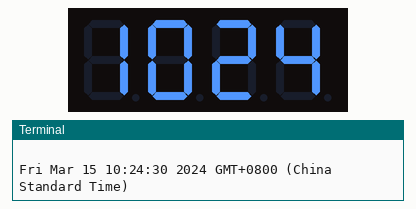
Simulated run of this program. Board: Raspberry Pi (BCM pin numbers). Shown: 4-digit seven-segment display, the last lines printed to the terminal. The clock reads 2024-03-15 10:24:30 at power-on unless the program sets it; library files of the repository ran but are not shown: tm1637.py.

Above: at 0.1 s.
At 63.3 s:
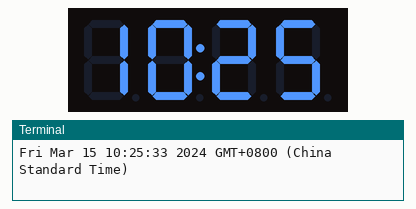
At 128.6 s:
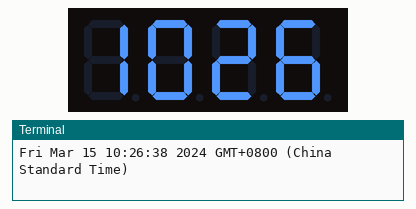

The program:

go.py
```python
#!/usr/bin/env /usr/bin/python

import sys
import time
import datetime
import RPi.GPIO as GPIO
import tm1637

# CLK -> GPIO23 (Pin 16);  Di0 -> GPIO24 (Pin 18)
Display = tm1637.TM1637(23, 24, tm1637.BRIGHT_TYPICAL)
Display.Clear()
Display.SetBrightnes(1)

TIME_FORMAT_STRING = '%a %b %d %H:%M:%S %Y GMT+0800 (China Standard Time)'
print (time.strftime( TIME_FORMAT_STRING + ' ~ TM1637 clock is running ...\n', time.localtime()))

while(True):
    now = datetime.datetime.now()
    hour = now.hour
    minute = now.minute
    second = now.second
    currenttime = [int(hour / 10), hour % 10, int(minute / 10), minute % 10]
    Display.Show(currenttime)
    Display.ShowDoublepoint(second % 2)
    print (time.strftime(TIME_FORMAT_STRING, time.localtime()))
    time.sleep(1)
```
